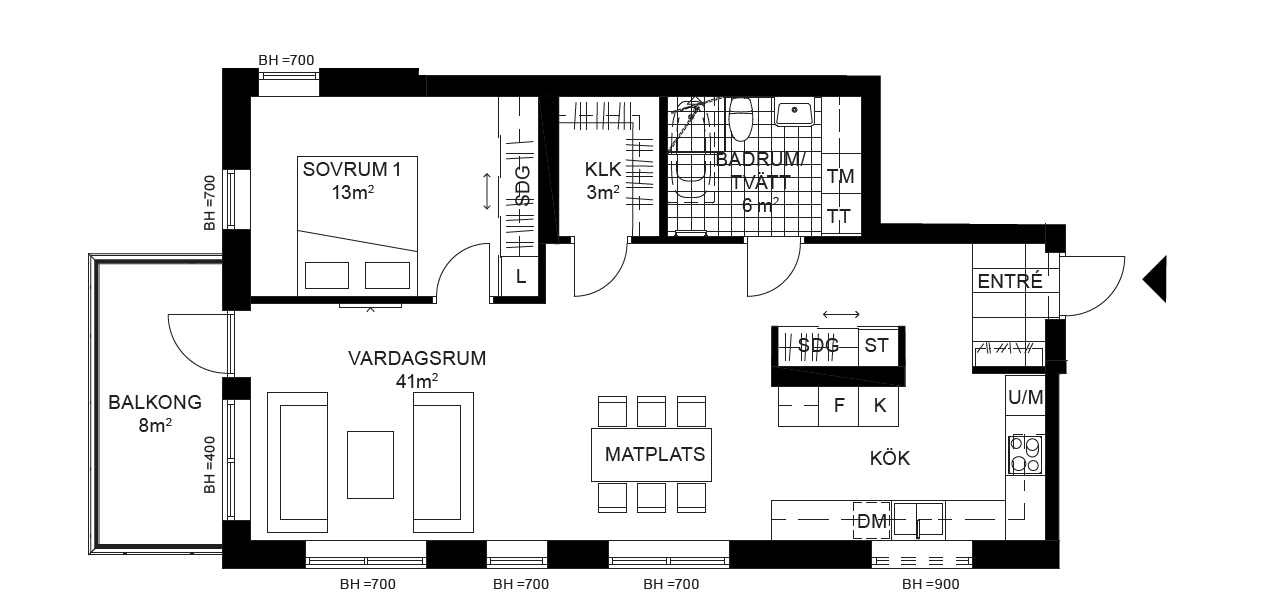
#> input picture Images/Examples/example.png, 1261 x 611 px
$ python corner.py
#> lines starting #> are read from the running program, lines starting #| are printed output that depends on the picture; after the words box and inside, x2 and y2 are one past the last pixel; in counts of white or black regions, pixels touching at a corner belong together
import cv2
import os

"""
Detect corners of image
testing setting limits
"""

example_image_path = (
    os.path.dirname(os.path.realpath(__file__)) + "/../../../Images/Examples/example.png"
)

img = cv2.imread(example_image_path)
#> img is the input picture: shape (611, 1261, 3); mean B, G, R 229.1, 228.9, 229.1

gray = cv2.cvtColor(img, cv2.COLOR_BGR2GRAY)

corners = cv2.goodFeaturesToTrack(gray, 1000, 0.99999, 50)
#> corners = 38 rows, first 8: [971, 564], [872, 564], [728, 564], [609, 564], [546, 564], [487, 564], [425, 564], [306, 564]

for corner in corners:
    x, y = corner[0]
    x = int(x)
    y = int(y)
    cv2.rectangle(img, (x - 10, y - 10), (x + 10, y + 10), (0, 255, 0), 2)
#> this loop made 38 passes
#> (x, y) on passes 1 to 12: (971, 564), (872, 564), (728, 564), (609, 564), (546, 564), (487, 564), (425, 564), (306, 564), (221, 550), (1044, 475), (1044, 415), (234, 400)
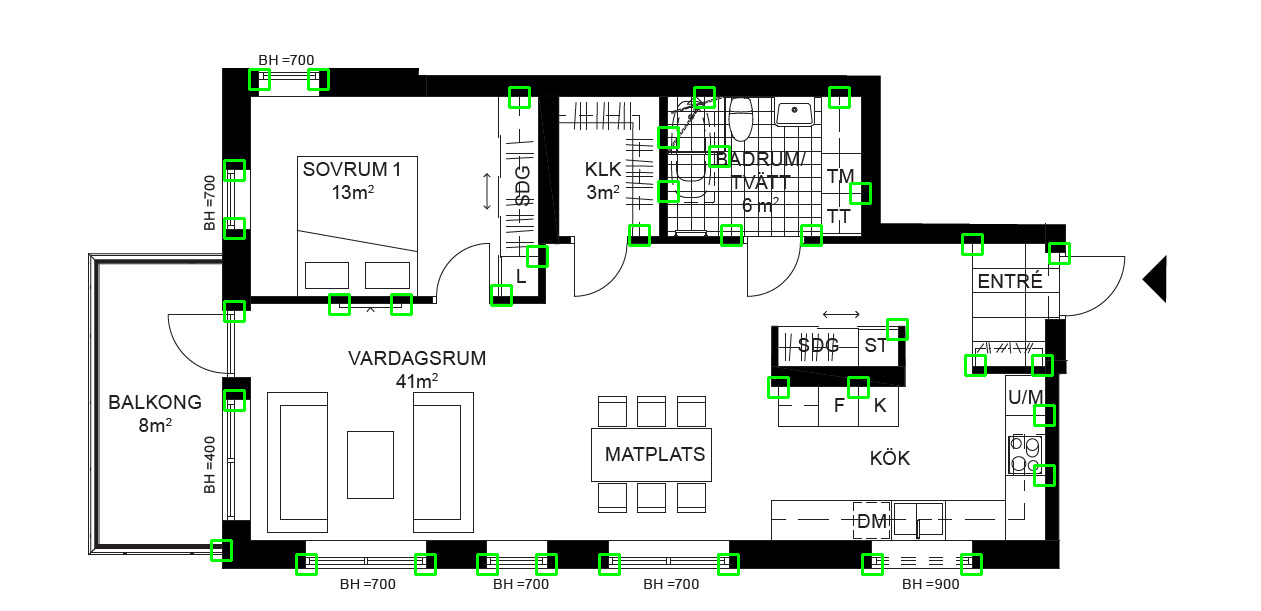
#> img: shape (611, 1261, 3); 1.16% of pixels changed, all inside (x1, y1, x2, y2) = (210, 68, 1071, 576)

cv2.imshow("Corners Found", img)
cv2.waitKey()
cv2.destroyAllWindows()
